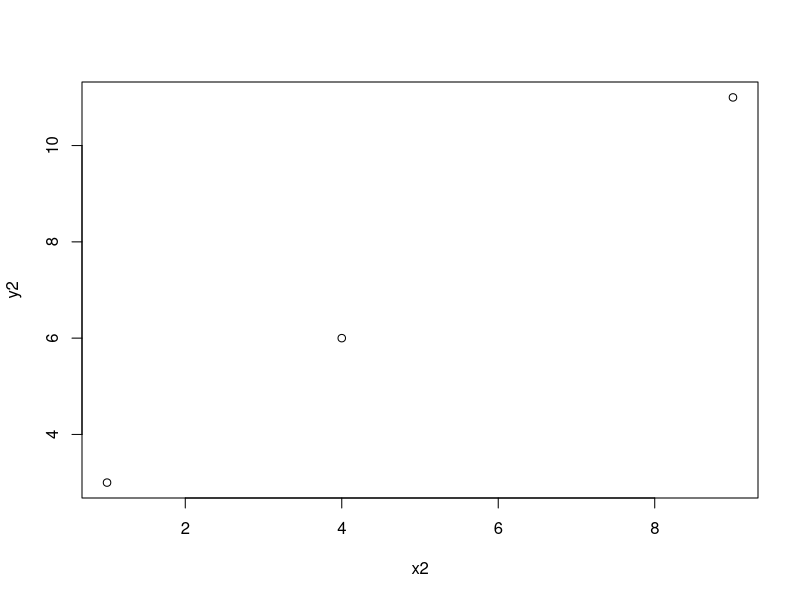
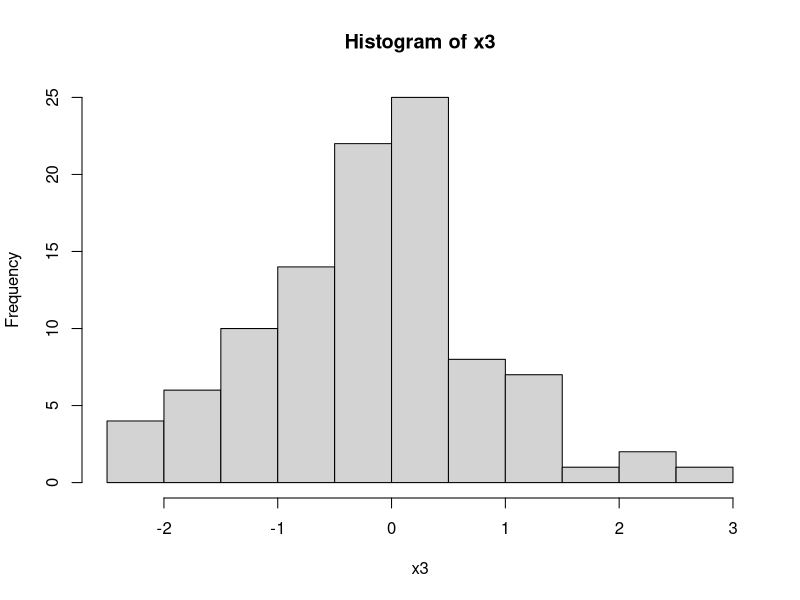
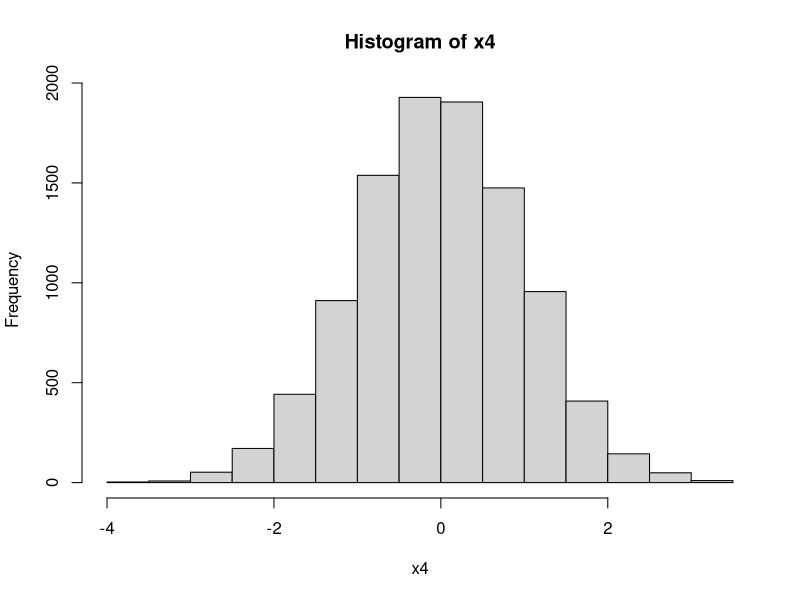

The R source for these figures, in order:
# lec1_3.r 
# Basic operations
  
  x2<-c(1,4,9)
  sqrt(x2) # x2의 제곱근
  min(x2)
  max(x2)
  mean(x2)
  
  y2=2+x2
  
  plot(x2, y2)
  
  # functions
  
  log10(10)
  log(10)
  exp(10)
  
  sin(pi/2)
  
  # list 
  ls() #현재 수행하고 있는 r에 있는 리스트들의 이름
  
  # remove object
  rm(x1)
  
  # change to lower or upper case for variable (name)
  
  c1 <- "MiXeD cAsE 123"
  tolower(c1) #소문자로 바꾸기
  toupper(c1) #대문자로 바꾸기
  
  # generating data from distributions
  # 정규분포로부터 데이터 생성 함수
  # 100 values from normal distribution with mean=0, sd=1
  x3<-rnorm(100) 
  # norm은 nomal distribution, r은 random
  # 위의 코드는 정규 분포로부터 100개의 값을 생성해달라는 코드
  head(x3)
  mean(x3)
  sd(x3)
  min(x3)
  max(x3)
  
  hist(x3) #히스토그램램
  
  # 10000 values from normal distribution with mean=0, sd=1
  x4<-rnorm(10000)
  mean(x4)
  sd(x4)
   # 값이 커질수록 정규분포의 평균과 분산에 가까워짐을 알 수 있다.
  
  #정규분포를 추출해해는 값은 우리가 정할수 있는데, 
  #rnorm(표본의 크기, 평균, 분산) 순으로 정할 수 있다.
  
  hist(x4)
  # hist(x3) 보다 hist(x4)가 더 정규분포의 꼴에 가깝다.
  
  
  # code for quiz
  x5= rnorm(100000)
  mean(x5)

  